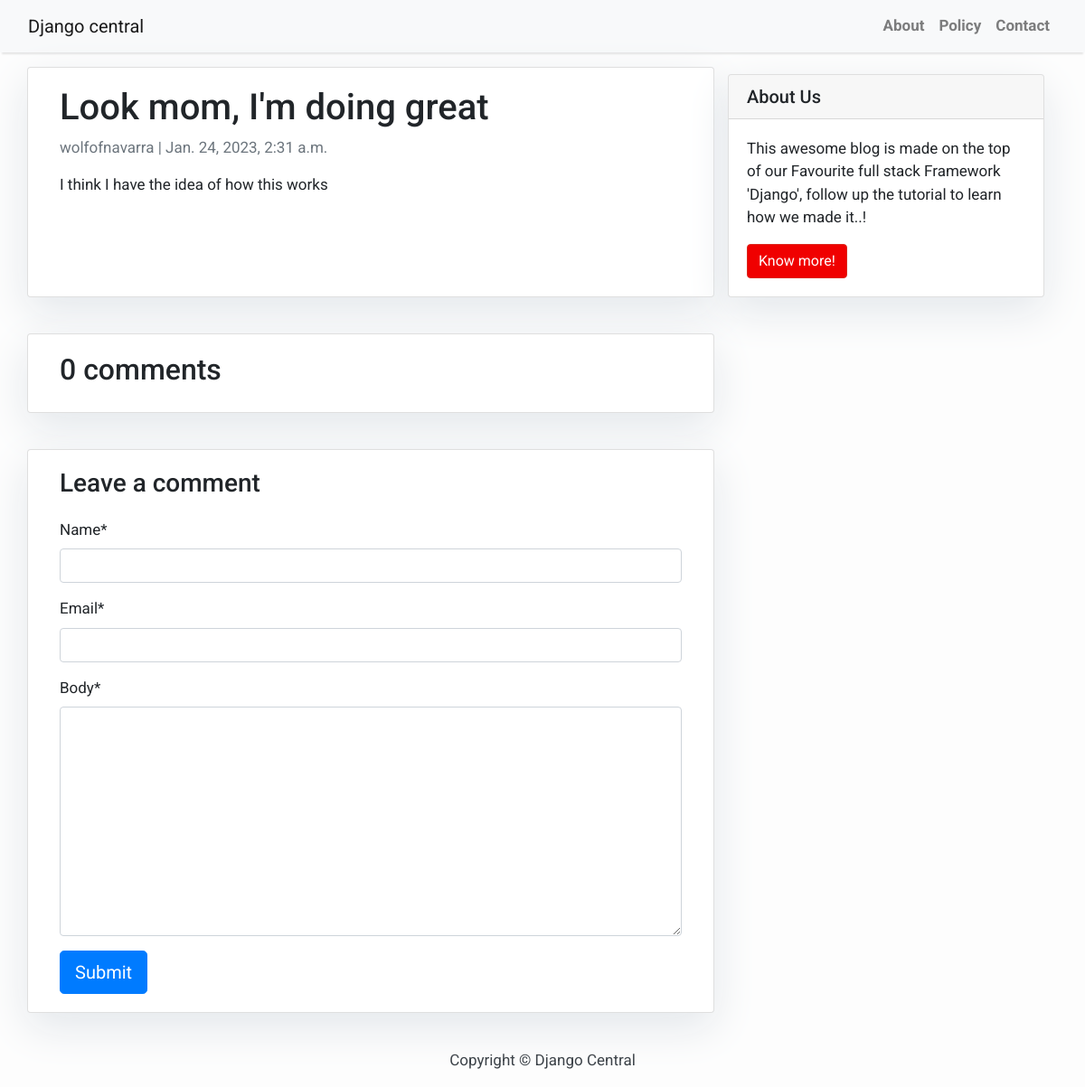
Page /look-mom-im-doing-great/ on the committed database.
### blog/models.py (models this page shows, shortened)
class Post(models.Model):
    title = models.CharField(max_length=200, unique=True)
    slug = models.SlugField(max_length=200, unique=True)
    author = models.ForeignKey(User, on_delete= models.CASCADE,related_name='blog_posts')
    updated_on = models.DateTimeField(auto_now= True)
    content = models.TextField()
    created_on = models.DateTimeField(auto_now_add=True)
    status = models.IntegerField(choices=STATUS, default=0)
    class Meta:
        ordering = ['-created_on']

### blog/views.py (the view)
# urls.py: path('<slug:slug>/', views.post_detail, name = 'post_detail'),
def post_detail(request, slug):
    template_name = 'post_detail.html'
    post = get_object_or_404(Post, slug = slug)
    comments = post.comments.filter(active=True)
    new_comment = None
    if request.method == 'POST':
        comment_form = CommentForm(data=request.POST)
        if comment_form.is_valid():
            new_comment = comment_form.save(commit=False) #create comment object but dont save to database yet.
            new_comment.post = post # assign current post to comment
            new_comment.save() # save the comment to the database
    else:
        comment_form = CommentForm()
    return render(request, template_name, {'post': post,
                                           'comments': comments,
                                           'new_comment': new_comment,
                                           'comment_form': comment_form})

### blog/forms.py
class CommentForm(forms.ModelForm):
    class Meta:
        model = Comment
        fields = ('name', 'email', 'body')

### templates/post_detail.html (shortened to what this page needs)
{% extends 'base.html' %} {% block content %}
{% load crispy_forms_tags %}
<div class="container">
    <div class="row">
        <div class="col-md-8 card mb-4  mt-3 left  top">
            <div class="card-body">
                <h1>{% block title %} {{ post.title }} {% endblock title %}</h1>
                <p class=" text-muted">{{ post.author }} | {{ post.created_on }}</p>
                <p class="card-text ">{{ post.content | safe }}</p>
            </div>
        </div>
        {% block sidebar %} {% include 'sidebar.html' %} {% endblock sidebar %}
        <div class="col-md-8 card mb-4  mt-3 ">
            <div class="card-body">
                <h2>{{ comments.count }} comments</h2>
            </div>
        </div>
        <div class="col-md-8 card mb-4  mt-3 ">
            <div class="card-body">
                {% if new_comment %}
                <div class="alert alert-success" role="alert">
                    Your comment is awaiting moderation
                </div>
                {% else %}
                <h3>Leave a comment</h3>
                <form method="post" style="margin-top: 1.3em;">
                    {{ comment_form | crispy }}
                    <button type="submit" class="btn btn-primary  btn-lg">Submit</button>
                </form>
                {% endif %}
            </div>
        </div>
    </div>
</div>
{% endblock content %}

### templates/base.html (style rules this page uses)
body { font-family: "Roboto", sans-serif; font-size: 17px; background-color: #fdfdfd; }

### templates/sidebar.html (style rules this page uses)
.card { box-shadow: 0 16px 48px #E3E7EB; }

### rows in the picture
Post: title "Look mom, I'm doing great", author "wolfofnavarra", created_on "Jan. 24, 2023, 2:31 a.m.", content "I think I have the idea of how this works"

### other values in the picture
{{ comments.count }} "0"
